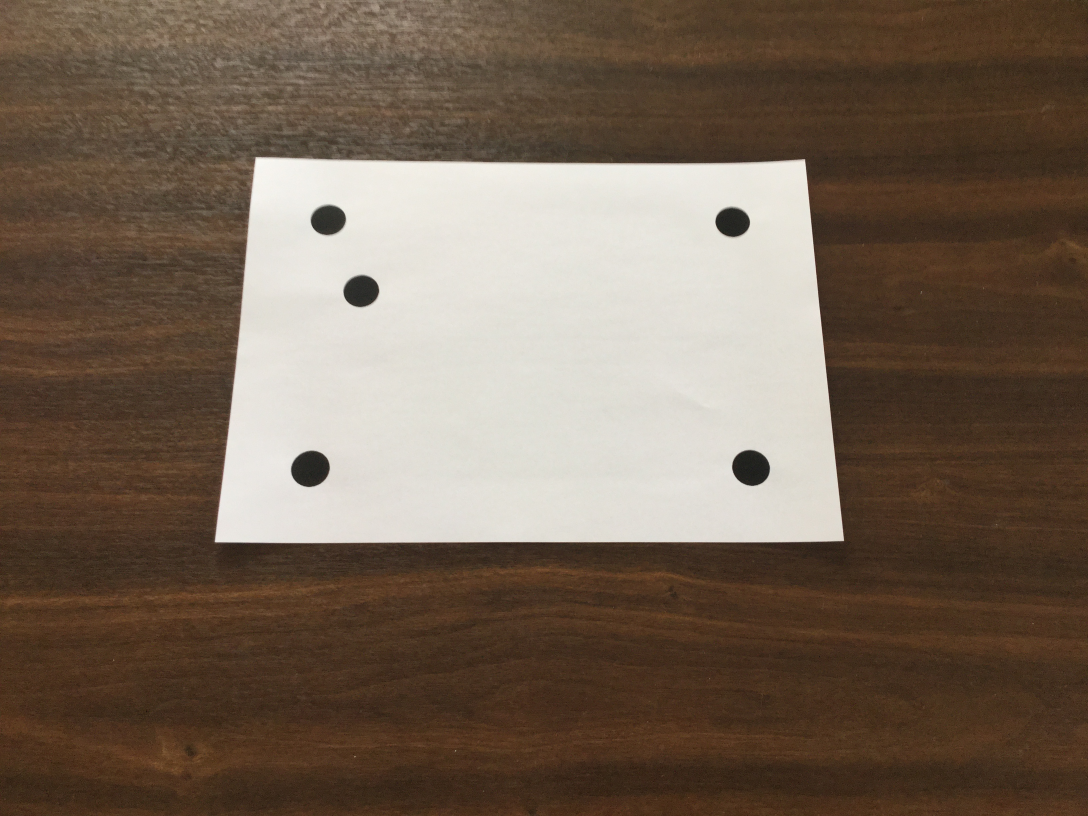
//> input picture floodMethod/blinds_open.JPG, 3264 x 2448 px (shown at 1/3 size)
$ ./floodBlob blinds_open.JPG   (built with g++ and OpenCV 4)
//> lines starting //> are read from the running program, lines starting //| are printed output that depends on the picture
#include <opencv2/core/core.hpp>
#include <opencv2/highgui/highgui.hpp>
#include <opencv2/imgproc/imgproc.hpp>
#include <iostream>

#define UNVISITED 0
#define VISITED 1
#define MARKED 2
#define BLACK 3
#define TEMP 4

struct fill_queue{
    cv::Point2i queue[10000];
    int head;
    int tail;
};

cv::Mat input;
cv::Mat table;


cv::Point2i floodFill(cv::Mat image, unsigned char lower, unsigned char upper, cv::Point2i seed, int black_flag){

    cv::Point2i sum = cv::Point2i(0,0);
    int count = 0;

    fill_queue circ_queue;
    circ_queue.head = 0;
    circ_queue.tail = 0;

    circ_queue.queue[circ_queue.tail] = seed;
    circ_queue.tail = (circ_queue.tail + 1) % 10000;

    while(circ_queue.head != circ_queue.tail){

        seed = circ_queue.queue[circ_queue.head];
        circ_queue.head = (circ_queue.head + 1) % 10000;

        while(image.at<uchar>(seed.x, seed.y-1) >= lower &&
              image.at<uchar>(seed.x, seed.y-1) < upper){
            seed.y--;
        }

        unsigned char value = image.at<uchar>(seed.x-1, seed.y);
        unsigned char state = table.at<uchar>(seed.x-1, seed.y);
        if(value >= lower && value < upper
           && (state == UNVISITED || state == TEMP)){
            circ_queue.queue[circ_queue.tail] = cv::Point2i(seed.x-1, seed.y);
            circ_queue.tail = (circ_queue.tail + 1) % 10000;
            table.at<uchar>(seed.x-1, seed.y) = MARKED;
        }

        value = image.at<uchar>(seed.x+1, seed.y);
        state = table.at<uchar>(seed.x+1, seed.y);
        if(value >= lower && value < upper &&
           (state == UNVISITED ||  state == TEMP)){
            circ_queue.queue[circ_queue.tail] = cv::Point2i(seed.x+1, seed.y);
            circ_queue.tail = (circ_queue.tail + 1) %10000;
            table.at<uchar>(seed.x+1, seed.y) = MARKED;
        }


        int run_length = 0;
        do{
            //std::cout << count << std::endl;
            if(black_flag == 0){
                // input.at<cv::Vec3b>(seed.x, seed.y) = cv::Vec3b(255,0,0);
            } else {
                //input.at<cv::Vec3b>(seed.x, seed.y) = cv::Vec3b(0,255,0);
            }
            table.at<uchar>(seed.x, seed.y) = VISITED;
            sum.x += seed.x;
            sum.y += seed.y;
            count++;
            run_length++;

            if(run_length > 150 && black_flag > 0)
                return cv::Point2i(-1,-1);

            value = image.at<uchar>(seed.x-1, seed.y);
            if(!(value >= lower && value < upper)){

                table.at<uchar>(seed.x-1, seed.y) = BLACK;

                value = image.at<uchar>(seed.x-1, seed.y+1);
                state = table.at<uchar>(seed.x-1, seed.y+1);
                if(value >= lower && value < upper &&
                   (state == UNVISITED || state == TEMP)){

                    circ_queue.queue[circ_queue.tail] = cv::Point2i(seed.x-1, seed.y+1);
                    circ_queue.tail = (circ_queue.tail + 1) % 10000;
                    table.at<uchar>(seed.x-1, seed.y+1) = MARKED;
                }
            }

            value = image.at<uchar>(seed.x+1, seed.y);
            if(!(value >= lower && value < upper)){

                table.at<uchar>(seed.x+1, seed.y) = BLACK;

                value = image.at<uchar>(seed.x+1, seed.y+1);
                state = table.at<uchar>(seed.x+1, seed.y+1);
                if(value >= lower && value < upper &&
                   (state == UNVISITED || state  == TEMP)){

                    circ_queue.queue[circ_queue.tail] = cv::Point2i(seed.x+1, seed.y+1);
                    circ_queue.tail = (circ_queue.tail + 1) % 10000;
                    table.at<uchar>(seed.x+1, seed.y+1) = MARKED;
                }
            }

            seed.y++;
            // std::cout << seed.x << " " << seed.y << " " <<  (int)image.at<uchar>(seed.x,seed.y) <<std::endl;

        }while(image.at<uchar>(seed.x,seed.y) >= lower && image.at<uchar>(seed.x,seed.y) < upper);


    }
    // std::cout << sum << std::endl;

    if(count < 7000){
        return cv::Point2i(-1,-1);
    }
    sum.x /= count;
    sum.y /= count;
    // std::cout << sum << std::endl;
    return sum;


}

int main(int argc, char **argv){

    if(argc != 2){
        std::cout << "Usage: ./execName ImagetoLoad" << std::endl;
        return -1;
    }


    cv::Mat image;
    input = cv::imread(argv[1]);
//> input is the input picture: 2448 rows x 3264 cols, CV_8UC3; mean B, G, R 84, 99.4, 116.2
    cv::cvtColor(input,image, CV_BGR2GRAY);
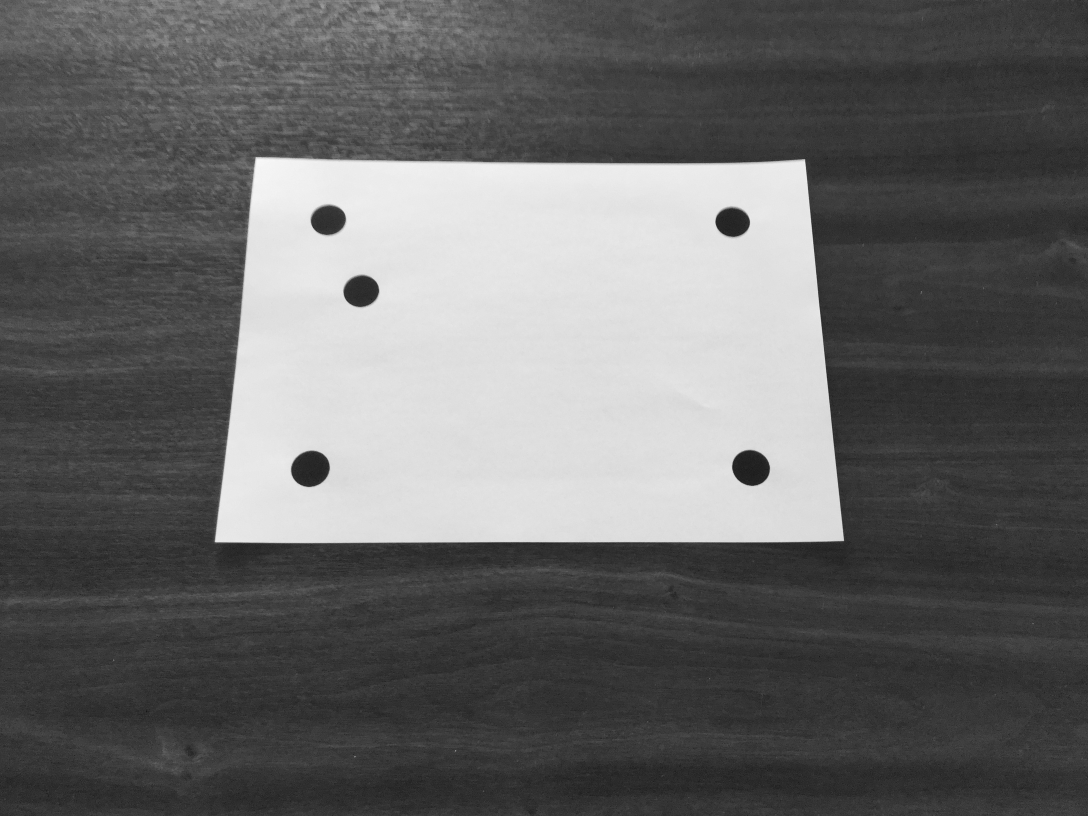
//> image: 2448 rows x 3264 cols, CV_8UC1 (shown at 1/3 size); min 2, max 250, mean 102.6
    table = cv::Mat::zeros(image.rows,image.cols, CV_8UC1);

    int row = 1109;
    int col = 1630;
    //casting suppressed warning about wrap around but probably didn't change behaviour
    //Might exclude 255 as a value. A perfectly white pixel would be excluded.


    std::cout << floodFill(image, 140, (unsigned char)255, cv::Point2i(row,col), 0) << std::endl;
//> in floodFill, `circ_queue.queue[circ_queue.tail] = seed;`: circ_queue.queue = 10000 Points (x, y), first 12: [1109, 1630], [0, 0], [0, 0], [0, 0], [0, 0], [0, 0], [0, 0], [0, 0], [0, 0], [0, 0], [0, 0], [0, 0]
//> the loop in floodFill, `while(circ_queue.head != circ_queue.tail)` made 1810 passes
//> count on passes 1 to 3: 1773, 3546, 5319
//> after the loop in floodFill, `while(circ_queue.head != circ_queue.tail)`:
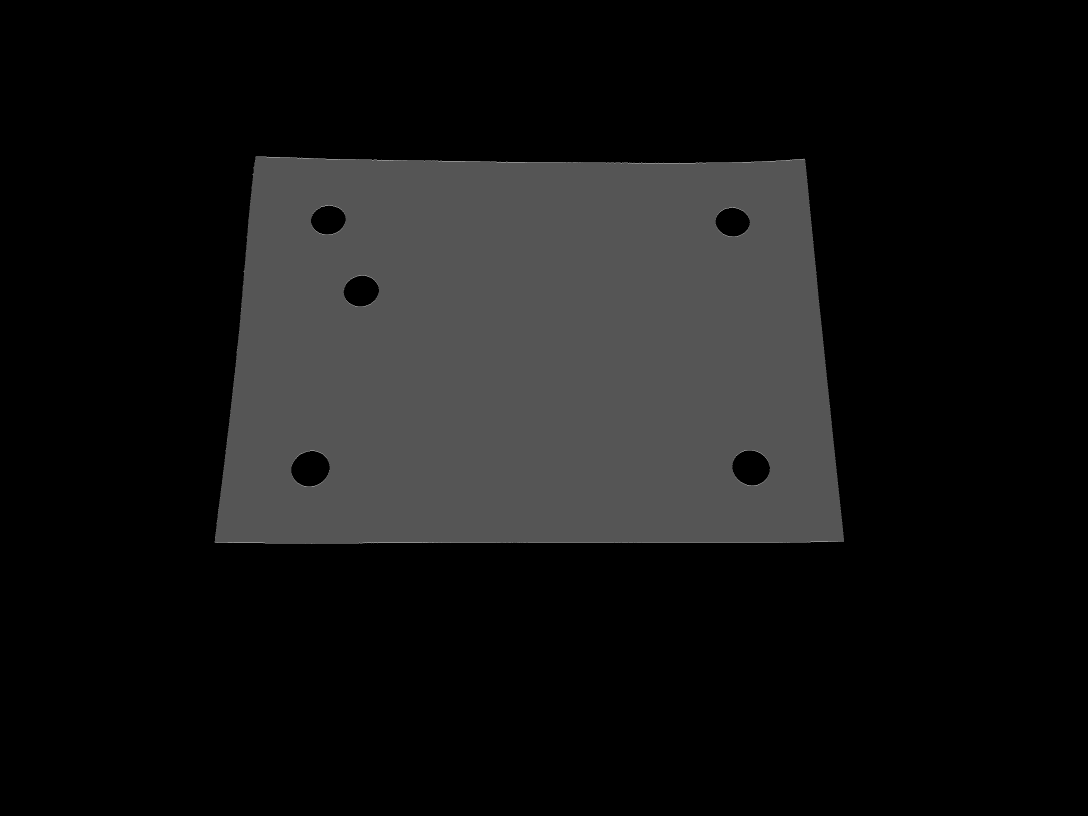
//> table: 2448 rows x 3264 cols, CV_8UC1 (shown at 1/3 size); min 0, max 3, mean 0.249; drawn with min black and max white
//> after the loop in floodFill, `while(circ_queue.head != circ_queue.tail)`: circ_queue.head = 1810; circ_queue.queue = 10000 Points (x, y), first 12: [1109, 1630], [1108, 705], [1110, 705], [1107, 705], [1111, 705], [1106, 706], [1112, 705], [1105, 706], [1113, 705], [1104, 706], [1114, 705], [1103, 706]; circ_queue.tail = 1810; count = 1985079
//> in floodFill, `sum.x /= count;`: sum = Point(1068, -1138062785)
//> in floodFill, `sum.y /= count;`: sum = Point(1068, -573)
//| [1068, -573]

    for(int i = 0; i < table.rows; i++){
        for(int j = 0; j < table.cols; j++){
            unsigned char state = table.at<uchar>(i,j);
            if(state == VISITED){
                table.at<uchar>(i,j) = BLACK;
            } else if(state == BLACK){
                table.at<uchar>(i,j) = TEMP;
            }
        }
    }
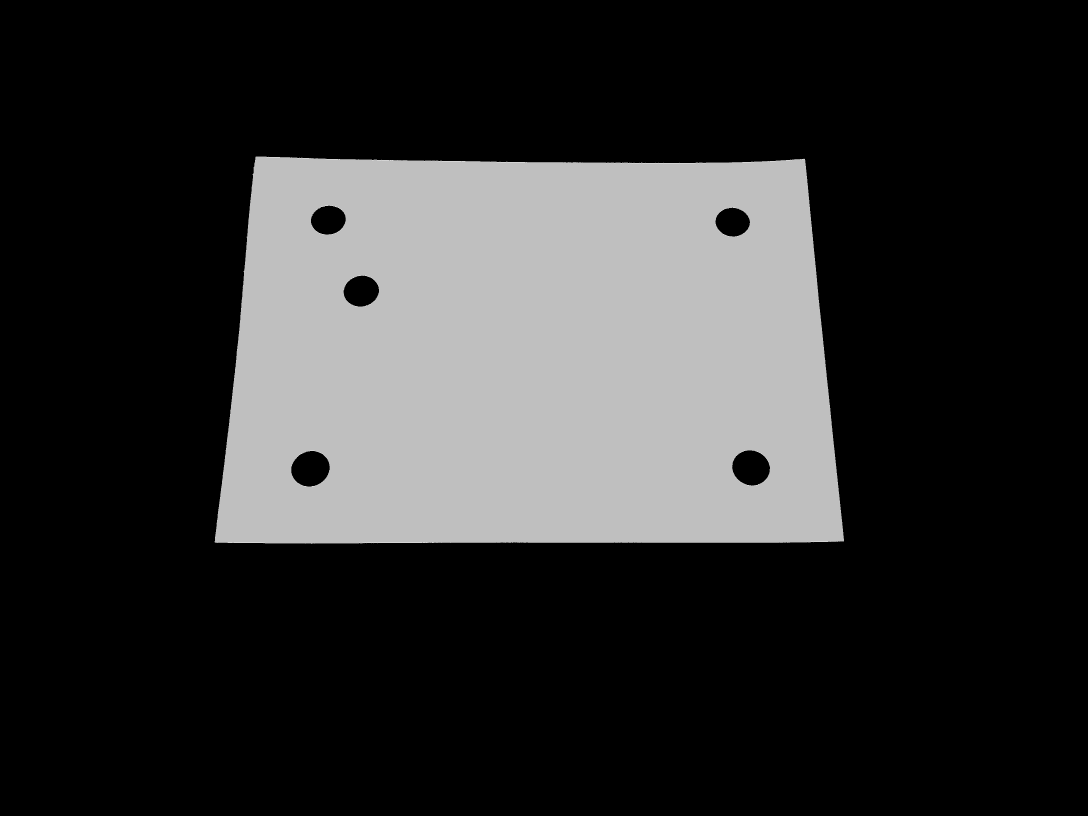
//> table: 2448 rows x 3264 cols, CV_8UC1 (shown at 1/3 size); min 0, max 4, mean 0.745; drawn with min black and max white

    clock_t startTime = clock();
    std::vector<cv::Point2i> blobs;
    //Flood fill the blacks now!
    for(int i = 0; i < table.rows; i++){
        for(int j = 0; j < table.cols; j++){
            unsigned char state = table.at<uchar>(i,j);
            if(state == TEMP){
                cv::Point2i temp = floodFill(image,0, 140, cv::Point2i(i,j), 1);
                if(temp.x > -1)
                    blobs.push_back(temp);
            }
        }
    }
//> after the loop, blobs = 5 Points (x, y): [659, 984], [665, 2197], [873, 1083], [1403, 2252], [1405, 930]
    std::cout << double(clock() - startTime) / (double) CLOCKS_PER_SEC << std::endl;
     std::cout << blobs << std::endl;
//| [659, 984;
//|  665, 2197;
//|  873, 1083;
//|  1403, 2252;
//|  1405, 930]
    // threshold(image, image, 140, 255, cv::THRESH_BINARY);
    // cv::namedWindow("Output", cv::WINDOW_NORMAL);

     for(int i = 0; i < blobs.size(); i++){
         cv::Point centre(blobs[i].y, blobs[i].x);
         circle(input, centre, 3, cv::Scalar(255,255,255), -1, 8, 0);
     }
//> this loop made 5 passes
//> centre on passes 1 to 5: Point(984, 659), Point(2197, 665), Point(1083, 873), Point(2252, 1403), Point(930, 1405)
    cv::resize(input, input, cv::Size(input.cols/4, input.rows/4));
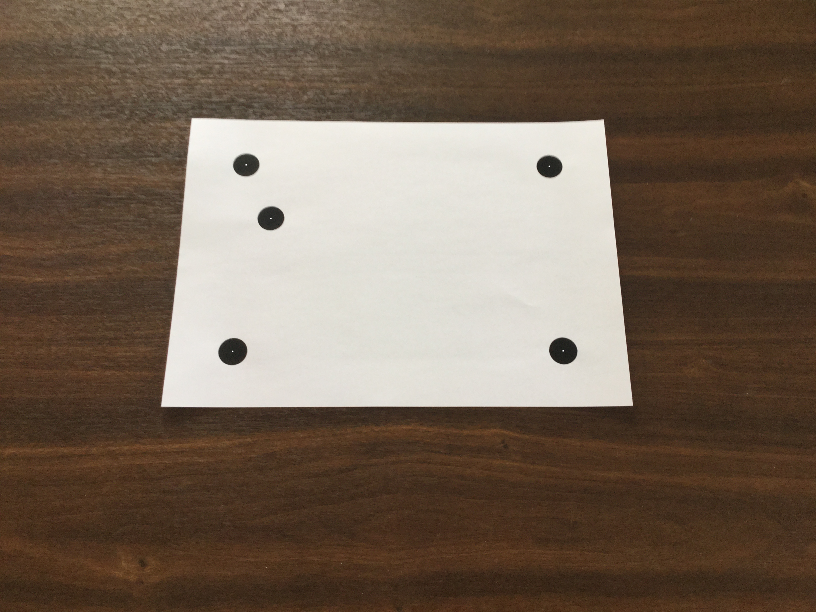
//> input: 612 rows x 816 cols, CV_8UC3; mean B, G, R 84.1, 99.4, 116.3
    cv::imshow("Output", input);
    // cv::imwrite("output.png", image);
    cv::waitKey(0);
    return 0;
}
